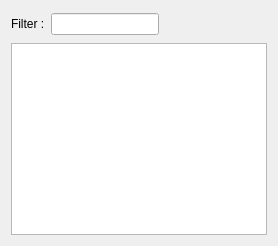
             <widget class="QWidget" name="tab_19">
              <attribute name="title">
               <string>Optimal tiling</string>
              </attribute>
              <layout class="QVBoxLayout" name="verticalLayout_26">
               <item>
                <widget class="QWidget" name="widget_19" native="true">
                 <layout class="QFormLayout" name="formLayout_16">
                  <property name="leftMargin">
                   <number>0</number>
                  </property>
                  <property name="topMargin">
                   <number>2</number>
                  </property>
                  <property name="rightMargin">
                   <number>0</number>
                  </property>
                  <property name="bottomMargin">
                   <number>2</number>
                  </property>
                  <item row="0" column="1">
                   <widget class="QLineEdit" name="filterLineEditOptimalFormats">
                    <property name="sizePolicy">
                     <sizepolicy hsizetype="Fixed" vsizetype="Fixed">
                      <horstretch>0</horstretch>
                      <verstretch>0</verstretch>
                     </sizepolicy>
                    </property>
                   </widget>
                  </item>
                  <item row="0" column="0">
                   <widget class="QLabel" name="filterLabel_15">
                    <property name="text">
                     <string>Filter :</string>
                    </property>
                   </widget>
                  </item>
                 </layout>
                </widget>
               </item>
               <item>
                <widget class="QTreeView" name="treeViewOptimalFormats">
                 <property name="styleSheet">
                  <string notr="true">QTreeView::item { 	height: 1.25em;  }</string>
                 </property>
                 <property name="editTriggers">
                  <set>QAbstractItemView::NoEditTriggers</set>
                 </property>
                 <property name="alternatingRowColors">
                  <bool>true</bool>
                 </property>
                 <property name="sortingEnabled">
                  <bool>true</bool>
                 </property>
                 <attribute name="headerVisible">
                  <bool>true</bool>
                 </attribute>
                 <attribute name="headerMinimumSectionSize">
                  <number>200</number>
                 </attribute>
                </widget>
               </item>
              </layout>
             </widget>
